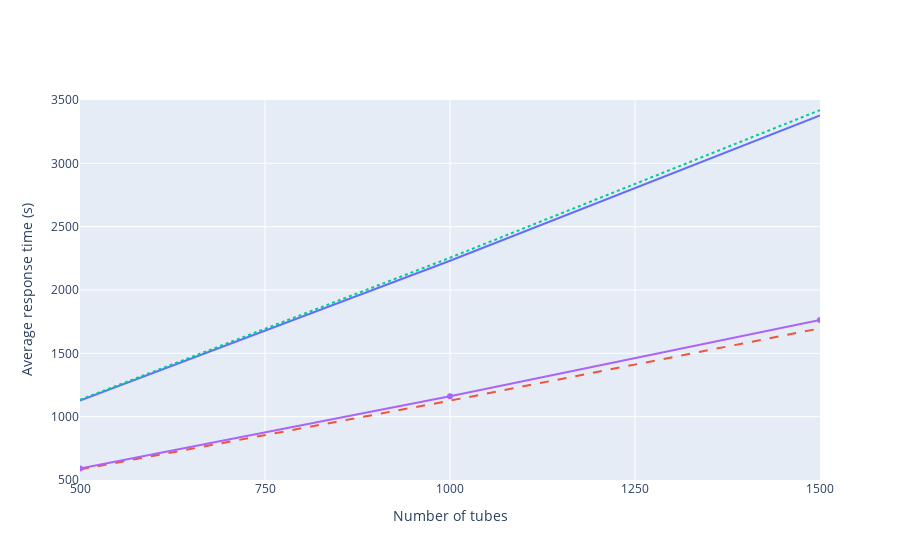

Notebook source saved alongside this figure:
### Markdown cell above
### Elapsed time adding one resolution per acquisition with different number of advanced analysts

### Code cell
# 3 Orgs net data
threeOrgs10 = [1127.5345, 2230.7146, 3378.8443]
threeOrgs20 = [582.8463, 1126.3205, 1696.8571]
# 5 Orgs net data
fiveOrgs10 = [1133.3466, 2254.7335, 3420.4332]
fiveOrgs20 = [589.8071, 1160.5390, 1763.8556]

totalResolution("250 KB", threeOrgs10, threeOrgs20, fiveOrgs10, fiveOrgs20)

### Figure 1 — Plotly figure (JSON) as saved in the notebook; plotly's stock layout.template omitted (floating-point values rounded to 4 significant figures)
{"data": [{"mode": "lines", "name": "3 Orgs net (10 advanced analysts)", "type": "scatter", "x": [500, 1000, 1500], "y": [1128.0, 2231.0, 3379.0]}, {"line": {"dash": "dash"}, "mode": "lines", "name": "3 Orgs net (20 advanced analysts)", "type": "scatter", "x": [500, 1000, 1500], "y": [582.8, 1126.0, 1697.0]}, {"line": {"dash": "dot"}, "mode": "lines", "name": "5 Orgs net (10 advanced analysts)", "type": "scatter", "x": [500, 1000, 1500], "y": [1133.0, 2255.0, 3420.0]}, {"mode": "lines+markers", "name": "5 Orgs net (20 advanced analysts)", "type": "scatter", "x": [500, 1000, 1500], "y": [589.8, 1161.0, 1764.0]}], "layout": {"barmode": "group", "showlegend": false, "xaxis": {"dtick": 250, "range": [500, 1500], "tick0": 500, "title": {"text": "Number of tubes"}}, "yaxis": {"range": [500, 3500], "title": {"text": "Average response time (s)"}}}}
